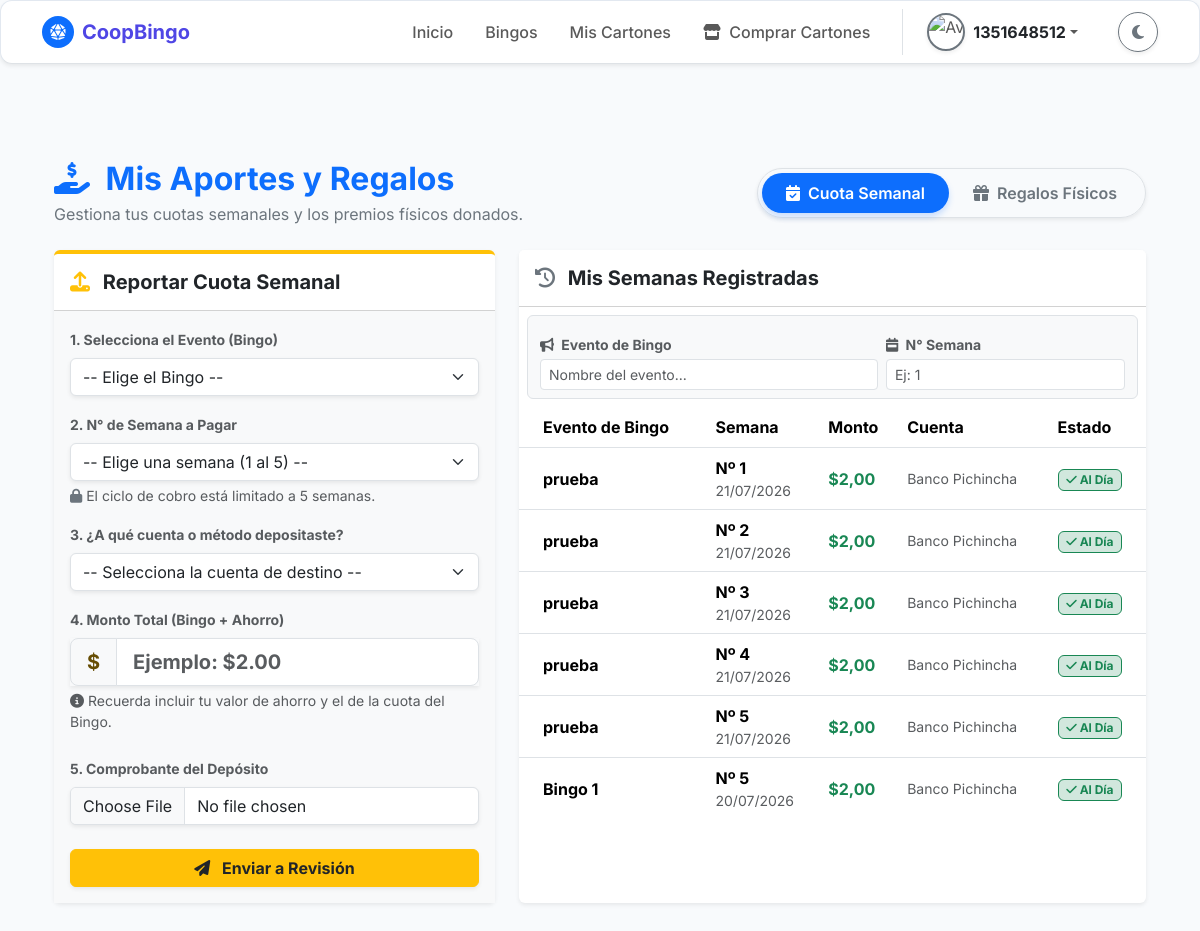
Page /aporte-y-regalos/ (signed in) on the earlier database version.
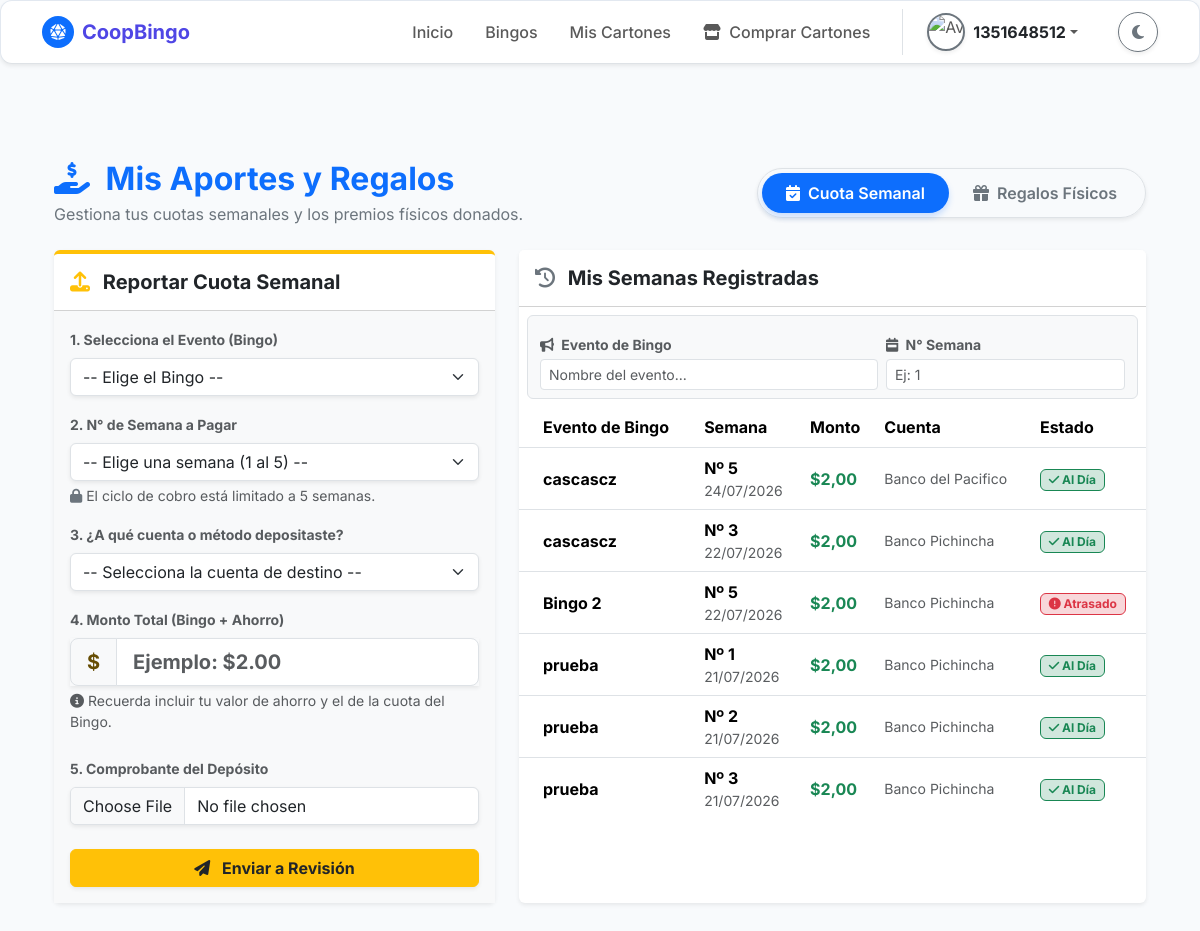
Same page on the later database version.
### bingo/models.py (models this page shows, shortened)
class AporteSemanal(models.Model):
    ESTADO_APORTE_CHOICES = [
        ('Pendiente', 'Pendiente de Pago'),
        ('En Revision', 'En Revisión'),
        ('Al Dia', 'Al Día'),
        ('Atrasado', 'Atrasado'),
    ]
    METODO_INGRESO_CHOICES = [
        ('Efectivo', 'Efectivo'),
        ('Transferencia', 'Transferencia'),
        ('Fisico', 'Físico'),
    ]
    idaporte = models.AutoField(
        primary_key=True,
        verbose_name="ID de Aporte"
    )
    idsocio = models.ForeignKey(
        'Socio',
        on_delete=models.CASCADE,
        db_column='idsocio',
        verbose_name="Socio"
    )
    idregalo = models.ForeignKey(
        'Regalo',
        on_delete=models.CASCADE,
        db_column='idregalo',
        verbose_name="Regalo Asignado",
        null=True,
        blank=True,
    )
    idbingo = models.ForeignKey(
        'Bingo',
        on_delete=models.SET_NULL,
        null=True,
        blank=True,
        db_column='idbingo',
        verbose_name="Bingo Asociado"
    )
    numerosemana = models.IntegerField(
        null=True,
        blank=True,
        verbose_name="Número de Semana"
    )
    fechaplanificadadada = models.DateTimeField(
        verbose_name="Fecha Planificada"
    )
    fechaentregareal = models.DateTimeField(
        null=True,
        blank=True,
        verbose_name="Fecha de Entrega Real"
    )
    metodoingreso = models.CharField(
        max_length=50,
        choices=METODO_INGRESO_CHOICES,
        null=True,
        blank=True,
        verbose_name="Método de Ingreso"
    )
    referenciaingreso = models.CharField(
        max_length=100,
        null=True,
        blank=True,
        verbose_name="Referencia/Comprobante"
    )
    estadoaporte = models.CharField(
        max_length=20,
        choices=ESTADO_APORTE_CHOICES,
        null=True,
        blank=True,
        verbose_name="Estado del Aporte"
    )
    montoaporte = models.DecimalField(
        max_digits=10,
        decimal_places=2,
        default=Decimal('0.00'),
        validators=[MinValueValidator(Decimal('0.00'))],
        verbose_name="Monto del Aporte"
    )
    idmetodopago = models.ForeignKey(
        'MetodoPago',
        on_delete=models.SET_NULL,
        null=True,
        blank=True,
        db_column='idmetodopago',
        verbose_name="Cuenta de Destino"
    )
    comprobanteaporte = models.FileField(
        upload_to='media/aportes/comprobantes/',
        null=True,
        blank=True,
        verbose_name="Comprobante de Cuota Semanal"
    )
    class Meta:
        db_table = 'AporteSemanal'
        verbose_name = 'Aporte Semanal'
        verbose_name_plural = 'Control de Aportes Semanales'
        constraints = [
            models.CheckConstraint(
                condition=models.Q(estadoaporte__in=['Pendiente', 'En Revision', 'Al Dia', 'Atrasado']),
                name='chk_aportesemanal_estadoaporte'
            ),
            models.CheckConstraint(
                condition=models.Q(metodoingreso__in=['Efectivo', 'Transferencia', 'Fisico']) | models.Q(metodoingreso__isnull=True),
                name='chk_aportesemanal_metodoingreso'
            )
        ]

class Bingo(models.Model):
    TIPO_BINGO_CHOICES = [
        ('Virtual', 'Virtual'),
        ('Presencial', 'Presencial'),
    ]
    ESTADO_BINGO_CHOICES = [
        ('Programado (Oculto)', 'Programado (Oculto)'),
        ('Programado', 'Programado'),
        ('En Curso', 'En Curso'),
        ('Finalizado', 'Finalizado'),
        ('Cancelado', 'Cancelado'),
    ]
    idbingo = models.AutoField(primary_key=True)
    idunidad_venta = models.ForeignKey(UnidadMonetaria, on_delete=models.PROTECT, related_name='bingos_venta')
    idunidad_premio = models.ForeignKey(UnidadMonetaria, on_delete=models.PROTECT, related_name='bingos_premio')
    titulobingo = models.CharField(
        max_length=150,
        verbose_name="Título del Bingo"
    )
    fechaprogramadabingo = models.DateTimeField(
        verbose_name="Fecha y Hora del Evento"
    )
    tipobingo = models.CharField(
        max_length=20,
        choices=TIPO_BINGO_CHOICES,
        verbose_name="Tipo de Bingo"
    )
    lugarbingo = models.CharField(
        max_length=255,
        null=True,
        blank=True,
        verbose_name="Lugar (si es presencial)"
    )
    urlsesionbingo = models.CharField(
        max_length=255,
        null=True,
        blank=True,
        verbose_name="Link de la sesión (si es virtual)"
    )
    preciocarton = models.DecimalField(
        max_digits=10,
        decimal_places=2,
        validators=[MinValueValidator(Decimal('0.01'))],
        verbose_name="Precio del Cartón"
    )
    premiomayor = models.DecimalField(
        max_digits=10,
        decimal_places=2,
        verbose_name="Monto del Premio Mayor"
    )
    descripcionpremiomayor = models.CharField(
        max_length=100,
        verbose_name="¿Qué es el premio mayor?"
    )
    estadobingo = models.CharField(
        max_length=20,
        choices=ESTADO_BINGO_CHOICES,
        default='Programado',
        verbose_name="Estado del Bingo"
    )
    rutaimagenpremiomayor = models.ImageField(
        upload_to='media/bingo/imagen_premio_mayor/',
        max_length=300,
        null=True,
        blank=True,
        verbose_name="Imagen del Premio"
    )
    urlvideopromocional = models.FileField(
        upload_to='media/bingo/video_promocional/',
        max_length=300,
        null=True,
        blank=True,
        verbose_name="Video Promocional"
    )
    descripcionpremios = models.TextField(
        max_length=500,
        null=True,
        blank=True,
        verbose_name="Descripción de otros premios"
    )
    recordatorio_enviado = models.BooleanField(
        default=False,
        verbose_name="Recordatorio 30m Enviado"
    )
    class Meta:
        db_table = 'Bingo'
        verbose_name = 'Bingo'
        verbose_name_plural = 'Bingos'

class MetodoPago(models.Model):
    ESTADO_METODO_CHOICES = [
        ('Activo', 'Activo'),
        ('Inactivo', 'Inactivo'),
    ]
    idmetodopago = models.AutoField(primary_key=True)
    nombremetodopago = models.CharField(
        max_length=50,
        unique=True,
        verbose_name="Nombre del Método de Pago"
    )
    descripcionmetodopago = models.CharField(
        max_length=200,
        null=True,
        blank=True,
        verbose_name="Descripción del Método"
    )
    estadometodopago = models.CharField(
        max_length=20,
        choices=ESTADO_METODO_CHOICES,
        default='Activo',
        verbose_name="Estado del Método"
    )
    urlmetodopago = models.CharField(
        max_length=255,
        verbose_name="URL o Enlace del Método"
    )
    class Meta:
        db_table = 'MetodoPago'
        verbose_name = 'Método de Pago'
        verbose_name_plural = 'Métodos de Pago'

### bingo/views.py (the view, shortened to what this page needs)
# urls.py: path('aporte-y-regalos/', views.aporte_y_regalos, name='aporte_y_regalos'),
@login_required
def aporte_y_regalos(request):
    socio_obj = Socio.objects.filter(cisocio=request.user.username).first()
    fecha_registro_socio = request.user.date_joined
    if not socio_obj or socio_obj.estadosocio not in ['Activo', 'Active']:
        messages.error(request, "Solo los socios activos pueden gestionar aportes y regalos.")
        return redirect('perfil')
    historial_aportes = AporteSemanal.objects.filter(idsocio=socio_obj).order_by('-fechaplanificadadada')
    mis_regalos = Regalo.objects.filter(idsocio=socio_obj).order_by('-fechaultimaactualizacion')
    margen_fecha = fecha_registro_socio - timedelta(days=7)
    bingos_activos = Bingo.objects.exclude(estadobingo='Cancelado').filter(fechaprogramadabingo__gte=margen_fecha).order_by('-fechaprogramadabingo')
    contexto = {
        'socio': socio_obj,
        'historial_aportes': historial_aportes,
        'mis_regalos': mis_regalos,
        'bingos_activos': bingos_activos,
        'metodos_pago': MetodoPago.objects.filter(estadometodopago='Activo')
    }
    return render(request, 'cuentas/aporte_y_regalos.html', contexto)

### bingo/templates/cuentas/aporte_y_regalos.html (shortened to what the changed rows need)
{% extends 'comunes/base.html' %}
{% load static %}
{% block content %}
<div class="container py-5">
    <div class="row mb-4 align-items-center">
        <div class="col-md-6 mb-3 mb-md-0">
            <h2 class="fw-bold text-primary mb-1"><i class="fas fa-hand-holding-usd me-2"></i> Mis Aportes y Regalos</h2>
        </div>
    </div>
    <div class="tab-content mt-4" id="pills-tabContent">
        <div class="tab-pane fade show active" id="pills-aportes" role="tabpanel" aria-labelledby="pills-aportes-tab">
            <div class="row g-4 animate__animated animate__fadeIn">
                <div class="col-lg-7">
                    <div class="card shadow-sm border-0 h-100">
                        <div class="card-body p-0">
                            <div class="table-responsive" style="max-height: 400px; overflow-y: auto;">
                                <table class="table table-hover align-middle mb-0" id="tabla-historial-aportes">
                                    <thead class="bg-body-tertiary sticky-top">
                                        <tr>
                                            <th class="ps-4">Evento de Bingo</th>
                                            <th>Semana</th>
                                            <th>Monto</th>
                                            <th>Cuenta</th>
                                            <th>Estado</th>
                                        </tr>
                                    </thead>
                                    <tbody>
                                        {% for ap in historial_aportes %}
                                        <tr data-bingo="{{ ap.idbingo.titulobingo|lower }}" data-semana="{{ ap.numerosemana }}">
                                            <td class="ps-4 fw-bold text-indigo" title="{{ ap.idbingo.titulobingo }}">
                                                {{ ap.idbingo.titulobingo|truncatechars:18 }}
                                            </td>
                                            <td>
                                                <span class="fw-bold">Nº {{ ap.numerosemana }}</span>
                                                <span class="small text-muted d-block">{{ ap.fechaplanificadadada|date:"d/m/Y" }}</span>
                                            </td>
                                            <td class="text-success fw-bold">${{ ap.montoaporte }}</td>
                                            <td class="small text-muted">{{ ap.idmetodopago.nombremetodopago|default:"Manual" }}</td>
                                            <td>
                                                {% if ap.estadoaporte == 'Al Dia' or ap.estadoaporte == 'Pagado' %}
                                                    <span class="badge bg-success-subtle text-success border border-success"><i class="fas fa-check"></i> Al Día</span>
                                                {% elif ap.estadoaporte == 'En Revision' %}
                                                    <span class="badge bg-warning-subtle text-warning border border-warning shadow-sm"><i class="fas fa-clock"></i> En Revisión</span>
                                                {% elif ap.estadoaporte == 'Atrasado' %}
                                                    <span class="badge bg-danger-subtle text-danger border border-danger"><i class="fas fa-exclamation-circle"></i> Atrasado</span>
                                                {% else %}
                                                    <span class="badge bg-secondary">{{ ap.estadoaporte }}</span>
                                                {% endif %}
                                            </td>
                                        </tr>
                                        {% empty %}
                                        <tr class="no-data"><td colspan="5" class="text-center py-5 text-muted">Aún no has reportado pagos de semanas.</td></tr>
                                        {% endfor %}
                                    </tbody>
                                </table>
                            </div>
                        </div>
                    </div>
                </div>
            </div>
        </div>
    </div>
</div>
{% endblock %}

Differences in the rows shown:
no longer on this page (row unchanged): AporteSemanal: idbingo.titulobingo "prueba", numerosemana "4", fechaplanificadadada "21/07/2026", montoaporte "2,00", idmetodopago.nombremetodopago "Banco Pichincha", estadoaporte "Al Dia" (drawn)
no longer on this page (row unchanged): AporteSemanal: idbingo.titulobingo "prueba", numerosemana "5", fechaplanificadadada "21/07/2026", montoaporte "2,00", idmetodopago.nombremetodopago "Banco Pichincha", estadoaporte "Al Dia" (drawn)
no longer on this page (row unchanged): AporteSemanal: idbingo.titulobingo "Bingo 1", numerosemana "5", fechaplanificadadada "20/07/2026", montoaporte "2,00", idmetodopago.nombremetodopago "Banco Pichincha", estadoaporte "Al Dia" (drawn)
added AporteSemanal: idbingo.titulobingo "cascascz", numerosemana "5", fechaplanificadadada "24/07/2026", montoaporte "2,00", idmetodopago.nombremetodopago "Banco del Pacifico", estadoaporte "Al Dia" (drawn)
added AporteSemanal: idbingo.titulobingo "cascascz", numerosemana "3", fechaplanificadadada "22/07/2026", montoaporte "2,00", idmetodopago.nombremetodopago "Banco Pichincha", estadoaporte "Al Dia" (drawn)
added AporteSemanal: idbingo.titulobingo "Bingo 2", numerosemana "5", fechaplanificadadada "22/07/2026", montoaporte "2,00", idmetodopago.nombremetodopago "Banco Pichincha", estadoaporte "Atrasado" (drawn)
